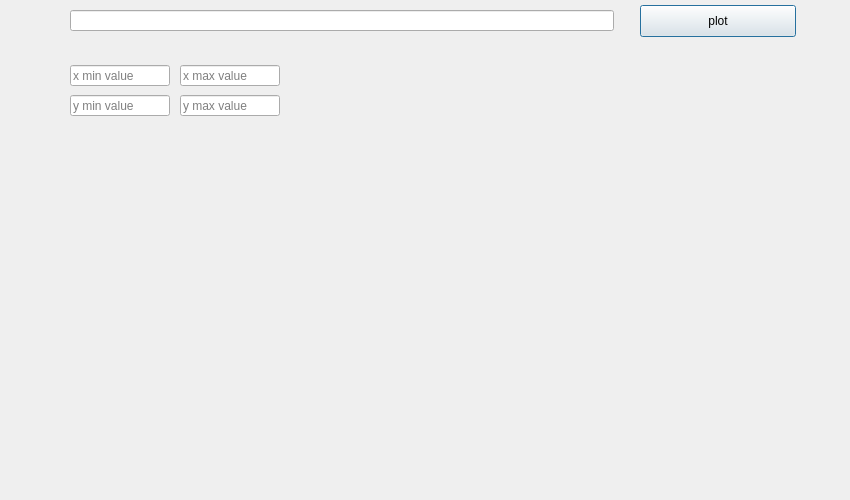
<?xml version="1.0" encoding="UTF-8"?>
<ui version="4.0">
 <class>plotWindow</class>
 <widget class="QDialog" name="plotWindow">
  <property name="geometry">
   <rect>
    <x>0</x>
    <y>0</y>
    <width>850</width>
    <height>500</height>
   </rect>
  </property>
  <property name="sizePolicy">
   <sizepolicy hsizetype="Expanding" vsizetype="Expanding">
    <horstretch>0</horstretch>
    <verstretch>0</verstretch>
   </sizepolicy>
  </property>
  <property name="minimumSize">
   <size>
    <width>850</width>
    <height>500</height>
   </size>
  </property>
  <property name="windowTitle">
   <string>Plotting</string>
  </property>
  <layout class="QGridLayout" name="gridLayout_2">
   <property name="leftMargin">
    <number>0</number>
   </property>
   <property name="topMargin">
    <number>0</number>
   </property>
   <property name="rightMargin">
    <number>0</number>
   </property>
   <property name="bottomMargin">
    <number>0</number>
   </property>
   <property name="spacing">
    <number>0</number>
   </property>
   <item row="0" column="0" rowspan="2" colspan="2">
    <widget class="QCustomPlot" name="plot" native="true">
     <property name="sizePolicy">
      <sizepolicy hsizetype="Expanding" vsizetype="Expanding">
       <horstretch>1</horstretch>
       <verstretch>1</verstretch>
      </sizepolicy>
     </property>
     <widget class="QLineEdit" name="inputLine">
      <property name="geometry">
       <rect>
        <x>70</x>
        <y>10</y>
        <width>544</width>
        <height>21</height>
       </rect>
      </property>
      <property name="maxLength">
       <number>255</number>
      </property>
     </widget>
     <widget class="QPushButton" name="plotButton">
      <property name="geometry">
       <rect>
        <x>640</x>
        <y>5</y>
        <width>156</width>
        <height>32</height>
       </rect>
      </property>
      <property name="text">
       <string>plot</string>
      </property>
     </widget>
     <widget class="QLineEdit" name="xMin">
      <property name="geometry">
       <rect>
        <x>70</x>
        <y>65</y>
        <width>100</width>
        <height>21</height>
       </rect>
      </property>
      <property name="placeholderText">
       <string>x min value</string>
      </property>
     </widget>
     <widget class="QLineEdit" name="xMax">
      <property name="geometry">
       <rect>
        <x>180</x>
        <y>65</y>
        <width>100</width>
        <height>21</height>
       </rect>
      </property>
      <property name="placeholderText">
       <string>x max value</string>
      </property>
     </widget>
     <widget class="QLineEdit" name="yMin">
      <property name="geometry">
       <rect>
        <x>70</x>
        <y>95</y>
        <width>100</width>
        <height>21</height>
       </rect>
      </property>
      <property name="placeholderText">
       <string>y min value</string>
      </property>
     </widget>
     <widget class="QLineEdit" name="yMax">
      <property name="geometry">
       <rect>
        <x>180</x>
        <y>95</y>
        <width>100</width>
        <height>21</height>
       </rect>
      </property>
      <property name="placeholderText">
       <string>y max value</string>
      </property>
     </widget>
     <widget class="QLabel" name="errorLine">
      <property name="geometry">
       <rect>
        <x>70</x>
        <y>35</y>
        <width>541</width>
        <height>16</height>
       </rect>
      </property>
      <property name="text">
       <string/>
      </property>
     </widget>
    </widget>
   </item>
  </layout>
 </widget>
 <customwidgets>
  <customwidget>
   <class>QCustomPlot</class>
   <extends>QWidget</extends>
   <header location="global">qcustomplot.h</header>
   <container>1</container>
  </customwidget>
 </customwidgets>
 <resources/>
 <connections/>
</ui>
